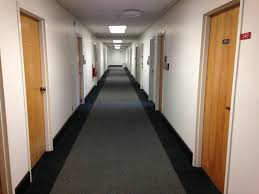
%> input picture CVBasics/A9/hall4.jpg, 259 x 194 px
$ octave again.m   (GNU Octave 9; MATLAB toolbox functions it lacks are replaced by stand-ins)
%> lines starting %> are read from the running program, lines starting %| are printed output that depends on the picture
### CVBasics/A9/CS5320_Hough.m
function [H,pts] = CS5320_Hough(imo)
% CS5320_Hough - Hough transform of image
% On input:
%       imo (mxn array): gray-level image
% On output:
%       H (rxt array): Hough accumulator array (r rho values; t theta
%           values)
%             r = [indexes to cover from [-ceil(image diagonal to
%                ceil(image diagonal)]; t = [1:180]
%       pts (rxt struct): contains points which contributed to line
%            pts(i,j).pts (kx2 array): k pixels (rows and cols)
% Call:
%       [H4,H4pts] = CS5320_Hough(double(hall4g));
% Author:
%       Shantnu Kakkar
%       UU
%       Spring 2016
%
im = edge(imo,'canny');
[nr,nc] = size(im);
rSize = ceil(sqrt(nr^2 + nc^2));
rArray = -rSize:rSize;
rSize = length(rArray);
mid = ceil((rSize-1)/2);

pts(rSize,180).pts = [];
H = zeros(rSize,180);

for r = 1:nr
    for c = 1:nc
        if im(r,c)==1
            x = c;
            y = nr-r+1;
            for t = 1:180
                rho = -x*cosd(t) - y*sind(t);
                rhoIndex = mid + ceil(rho) + 1;
                H(rhoIndex,t) = H(rhoIndex,t)+1;
                pts(rhoIndex,t).pts = [pts(rhoIndex,t).pts ; [r,c]];
            end
        end
    end
end

### CVBasics/A9/again.m

hall4 = imread('hall4.jpg');
%> hall4 is the input picture: size 194x259x3 uint8; mean R, G, B 138.9, 123.5, 108.9
hall4g = rgb2gray(hall4);
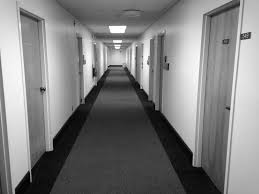
%> hall4g: size 194x259 uint8; min 0, max 255, mean 126.4
[H4,H4pts] = CS5320_Hough(double(hall4g));
%> in CS5320_Hough, `im = edge(imo,'canny');`:
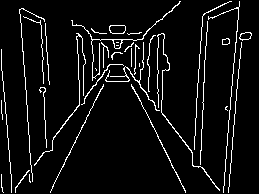
%> im: size 194x259 logical; 6.1% white in thin lines or dots
%> (the run ends here)
